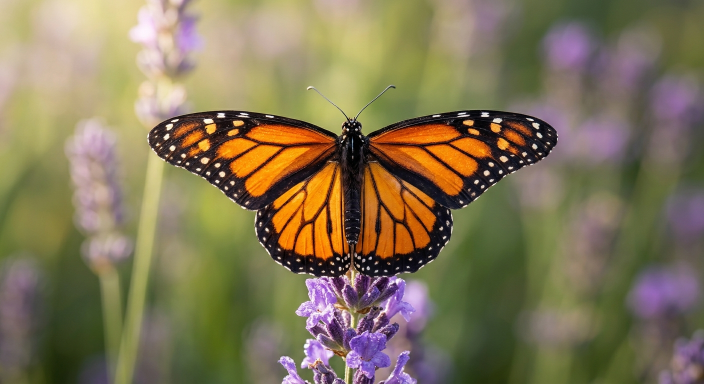
#> input picture Lab 02/dip-lab-02/Butterfly.jpg, 1408 x 768 px (shown at 1/2 size)
$ python lab02.py
#> lines starting #> are read from the running program, lines starting #| are printed output that depends on the picture
import cv2 as cv
import numpy as np
import matplotlib.pyplot as plt

IMAGE_PATH = "Butterfly.jpg"
image = cv.imread(IMAGE_PATH)                      # OpenCV loads in BGR order
#> image is the input picture: shape (768, 1408, 3); mean B, G, R 86.8, 118, 130.5
# if image is None:
#     raise FileNotFoundError(f"Image not found or unreadable: {IMAGE_PATH}")
# print("Image shape (H, W, C):", image.shape)
# print("Image data type      :", image.dtype)

height, width, channels = image.shape
#> height = 768; width = 1408; channels = 3
# print("Height (rows)        :", height)
# print("Width (columns)      :", width)
# print("Number of channels   :", channels)

center_row, center_col = height // 2, width // 2
#> center_row = 384; center_col = 704
# [7 lines of commented-out code are left out]

rgb = cv.cvtColor(image, cv.COLOR_BGR2RGB)
gray = cv.cvtColor(image, cv.COLOR_BGR2GRAY)
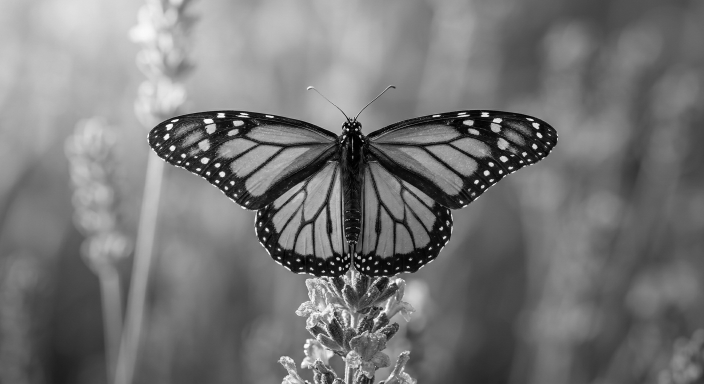
#> gray: shape (768, 1408) (shown at 1/2 size); min 0, max 255, mean 118.2
red, green, blue = rgb[:, :, 0], rgb[:, :, 1], rgb[:, :, 2]
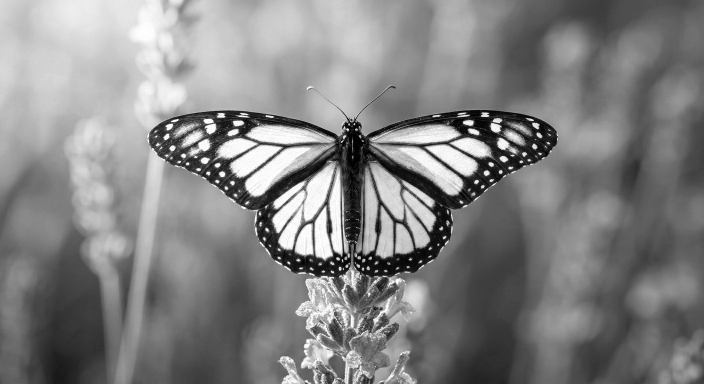
#> red: shape (768, 1408) (shown at 1/2 size); min 0, max 255, mean 130.5
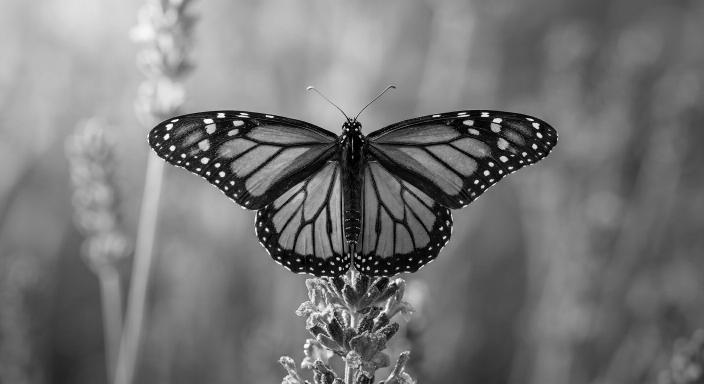
#> green: shape (768, 1408) (shown at 1/2 size); min 0, max 255, mean 118
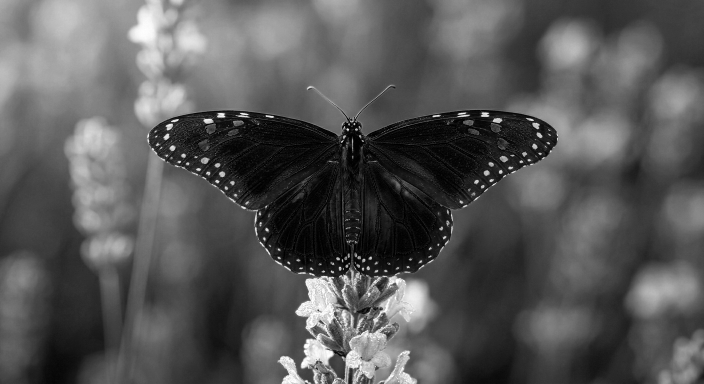
#> blue: shape (768, 1408) (shown at 1/2 size); min 0, max 255, mean 86.8
# print("RGB shape:", rgb.shape, "| Grayscale shape:", gray.shape)

fig, axes = plt.subplots(2, 3, figsize=(15, 8))
panels = [(rgb, "RGB (correct colours)", None),
          (red, "Red channel", "gray"),
          (green, "Green channel", "gray"),
          (blue, "Blue channel", "gray"),
          (gray, "Grayscale", "gray"),
          (image, "BGR shown without conversion", None)]
for ax, (img, title, cmap) in zip(axes.ravel(), panels):
    ax.imshow(img, cmap=cmap)
    ax.set_title(title)
    ax.axis("off")
#> this loop made 6 passes
#> (title, cmap) on passes 1 to 6: ('RGB (correct colours)', None), ('Red channel', 'gray'), ('Green channel', 'gray'), ('Blue channel', 'gray'), ('Grayscale', 'gray'), ('BGR shown without conversion', None)
# plt.tight_layout()
# plt.savefig("channels_figure.png", dpi=110)
# plt.show()

r, g, b = (int(v) for v in rgb[center_row, center_col])
#> r = 21; g = 20; b = 25
hex_value = "#{:02X}{:02X}{:02X}".format(r, g, b)
#> hex_value = '#151419'
# print(f"Center pixel RGB = ({r}, {g}, {b})  ->  HEX = {hex_value}")

y_start, y_end = 250, 350        # 100 rows
x_start, x_end = 510, 610        # 100 columns (region around the sun)
crop = rgb[y_start:y_end, x_start:x_end]
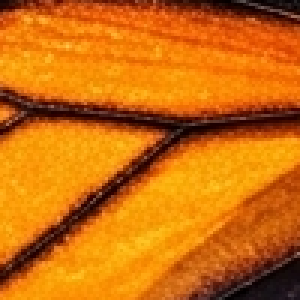
#> crop: shape (100, 100, 3) (shown 3 times larger); mean R, G, B 204.6, 110.1, 12.7
# print("Crop shape (H, W, C)   :", crop.shape)
assert crop.shape[:2] == (100, 100), "Crop must be exactly 100 x 100"

resized = cv.resize(crop, (200, 200), interpolation=cv.INTER_LINEAR)   # (width, height)
# print("Resized shape (H, W, C):", resized.shape)

fig, axes = plt.subplots(1, 3, figsize=(15, 5))
axes[0].imshow(rgb);     axes[0].set_title(f"Original {rgb.shape[1]}x{rgb.shape[0]}")
axes[1].imshow(crop);    axes[1].set_title("Crop 100x100")
axes[2].imshow(resized); axes[2].set_title("Resized 200x200")
for ax in axes:
    ax.axis("off")
# plt.tight_layout()
# plt.savefig("crop_resize_figure.png", dpi=110)
# plt.show()

resized_bgr = cv.cvtColor(resized, cv.COLOR_RGB2BGR)       # imwrite expects BGR
saved = cv.imwrite("resized_crop.png", resized_bgr)
# print("cv.imwrite() saved resized_crop.png successfully:", saved)

pixels = gray.flatten()
# [14 lines of commented-out code are left out]


gradient = np.tile(np.arange(256, dtype=np.uint8), (100, 1))       # 100 x 256, values 0..255

def quantize(img, bits):
    levels = 2 ** bits
    step = 256 // levels
    q = (img // step)                                  # level index 0 .. levels-1
    return (q * (255 // (levels - 1))).astype(np.uint8)  # stretch back to 0..255 for display

g1, g2, g4 = quantize(gradient, 1), quantize(gradient, 2), quantize(gradient, 4)
fig, axes = plt.subplots(4, 1, figsize=(9, 6))
for ax, (img, title) in zip(axes, [(gradient, "8-bit (256 levels)"), (g4, "4-bit (16 levels)"),
                                   (g2, "2-bit (4 levels)"), (g1, "1-bit (2 levels)")]):
    ax.imshow(img, cmap="gray", vmin=0, vmax=255)
    ax.set_title(title)
    ax.axis("off")
plt.tight_layout()
plt.savefig("bit_depth_figure.png", dpi=110)
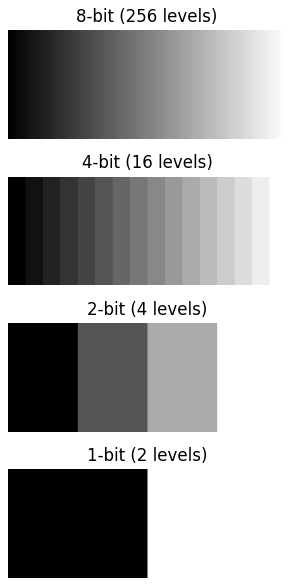
#> figure drawn by matplotlib, 4 panels
plt.show()
#> figure, not shown here; B, G, R data is drawn as R, G, B

print("Unique values in 8-bit gradient:", len(np.unique(gradient)))
print("Unique values in 1-bit gradient:", len(np.unique(g1)))
print("Unique values in 2-bit gradient:", len(np.unique(g2)))
print("Unique values in 4-bit gradient:", len(np.unique(g4)))
